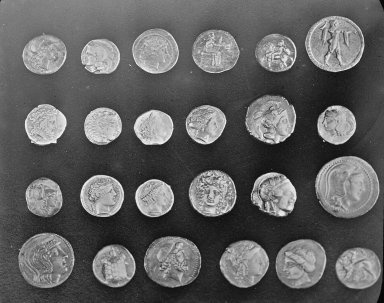
#> input picture DAY 12/sample_image.jpg, 384 x 303 px
$ jupyter execute exercise2.ipynb
#> lines starting #> are read from the running program, lines starting #| are printed output that depends on the picture
[cell 1]
import numpy as np
import matplotlib.pyplot as plt
import cv2

[cell 2]
img = cv2.imread("sample_image.jpg", cv2.IMREAD_GRAYSCALE)
#> img is the input picture: shape (303, 384); min 1, max 254, mean 96.8

plt.figure(figsize=(3,4))
plt.imshow(img, cmap='gray')
plt.title('Original Image')
plt.axis('off')
plt.show()

[cell 3]
# brightness

[cell 4]
brighter = img + 60
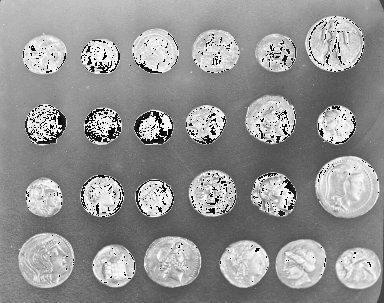
#> brighter: shape (303, 384); min 0, max 255, mean 147
brighter = np.clip(brighter, 0, 255)
brighter = brighter.astype(np.uint8)

plt.figure(figsize=(3,4))
plt.imshow(brighter, cmap='gray')
plt.title('Brightened Image')
plt.axis('off')
plt.show()

[cell 5]
# gamma

normalized = img / 255.0

gamma_05 = np.power(normalized, 0.5) * 255
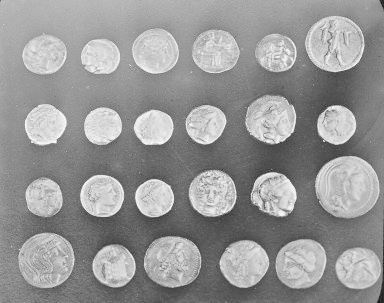
#> gamma_05: shape (303, 384) float64; min 15.97, max 254.5, mean 151
gamma_05 = np.clip(gamma_05, 0, 255)
gamma_05 = gamma_05.astype(np.uint8)

gamma_10 = np.power(normalized, 1.0) * 255
gamma_10 = np.clip(gamma_10, 0, 255)
gamma_10 = gamma_10.astype(np.uint8)

gamma_20 = np.power(normalized, 2.0) * 255
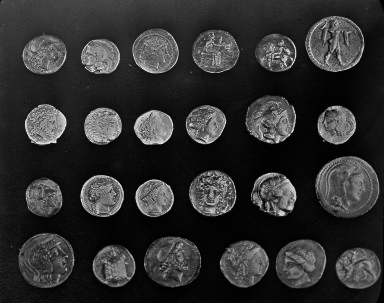
#> gamma_20: shape (303, 384) float64; min 0.00392, max 253, mean 47.8
gamma_20 = np.clip(gamma_20, 0, 255)
gamma_20 = gamma_20.astype(np.uint8)

plt.figure(figsize=(15,4))
plt.subplot(1,3,1)
plt.imshow(gamma_05, cmap='gray')
plt.title("Gamma 0.5 (manual)")
plt.axis('off')

plt.subplot(1,3,2)
plt.imshow(gamma_10, cmap='gray')
plt.title("Gamma 1.0 (manual)")
plt.axis('off')

plt.subplot(1,3,3)
plt.imshow(gamma_20, cmap='gray')
plt.title("Gamma 2.0 (manual)")
plt.axis('off')

plt.tight_layout()
plt.show()
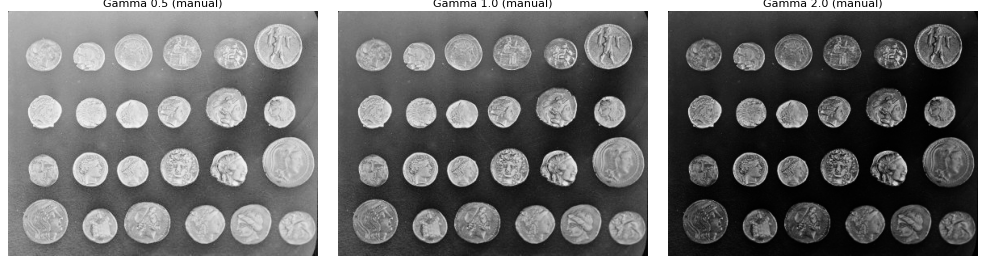
#> figure drawn by matplotlib, 3 panels

[cell 6]
# log transformation

[cell 7]
img_float = img.astype(np.float32)
img_float = np.clip(img_float, 0, 255)

c = 255.0 / np.log(1+255)
log_transformed = c * np.log1p(img_float)
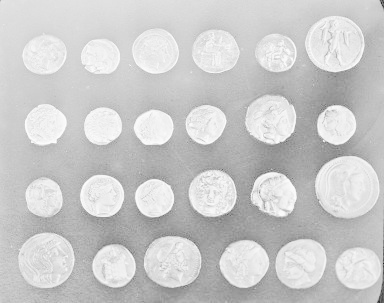
#> log_transformed: shape (303, 384) float32; min 31.88, max 254.8, mean 203.3

log_transformed = c * np.log1p(img_float)
log_transformed = np.clip(log_transformed, 0, 255)
log_transformed = log_transformed.astype(np.uint8)

plt.figure(figsize=(6,4))
plt.subplot(1,2,1)
plt.imshow(img.astype(np.uint8), cmap='gray')
plt.title('Original')
plt.axis('off')

plt.subplot(1,2,2)
plt.imshow(log_transformed, cmap='gray')
plt.title('Log Transformed')
plt.axis('off')

plt.tight_layout()
plt.show()

[cell 8]
color_img = cv2.imread("images.jpg")
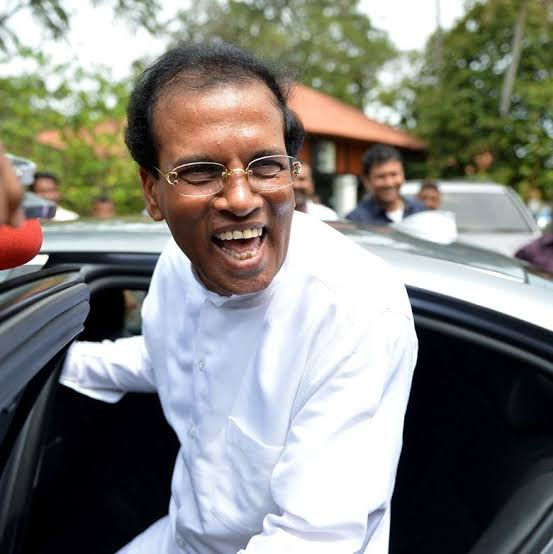
#> input picture DAY 08/images.jpg, 553 x 554 px, found by its file name
#> color_img is the input picture: shape (554, 553, 3); mean B, G, R 126.7, 132.1, 132.7
colorimg = cv2.cvtColor(color_img, cv2.COLOR_BGR2RGB)
plt.imshow(colorimg)
plt.axis('off')
plt.show()

[cell 9]
red_channel = colorimg[:,:,0]
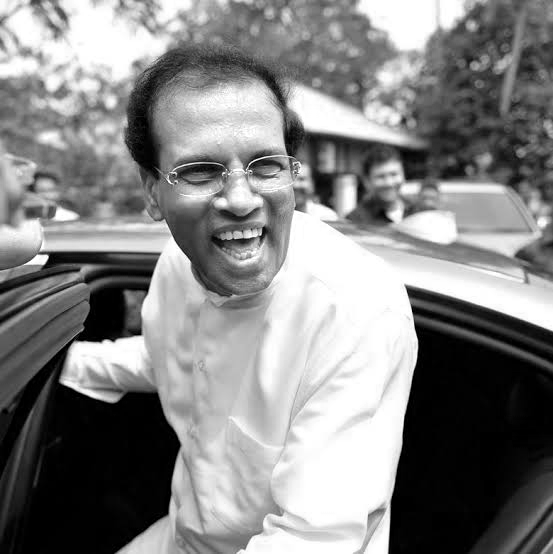
#> red_channel: shape (554, 553); min 0, max 255, mean 132.7
green_channel = colorimg[:,:,1]
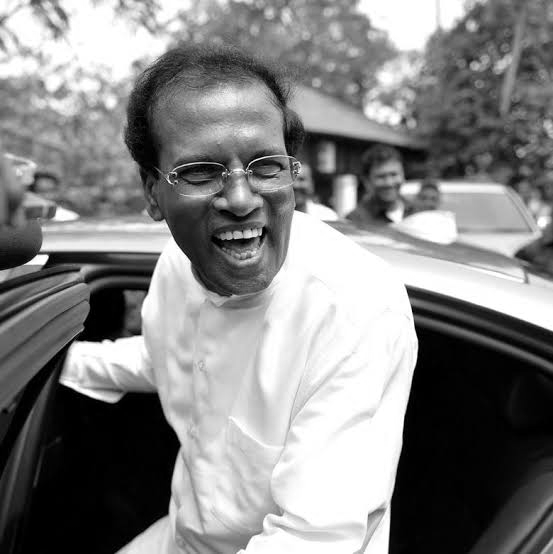
#> green_channel: shape (554, 553); min 0, max 255, mean 132.1
blue_channel = colorimg[:,:,2]
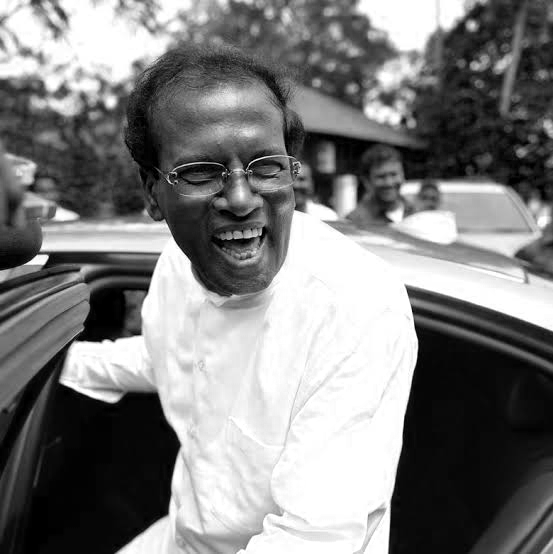
#> blue_channel: shape (554, 553); min 0, max 255, mean 126.7

plt.figure(figsize=(6,5))
plt.subplot(1,3,1)
plt.imshow(red_channel, cmap='gray')
plt.title('Red Channel')
plt.axis('off')

plt.subplot(1,3,2)
plt.imshow(green_channel, cmap='gray')
plt.title('Green Channel')
plt.axis('off')

plt.subplot(1,3,3)
plt.imshow(blue_channel, cmap='gray')
plt.title('Blue Channel')
plt.axis('off')

plt.tight_layout()
plt.show()
